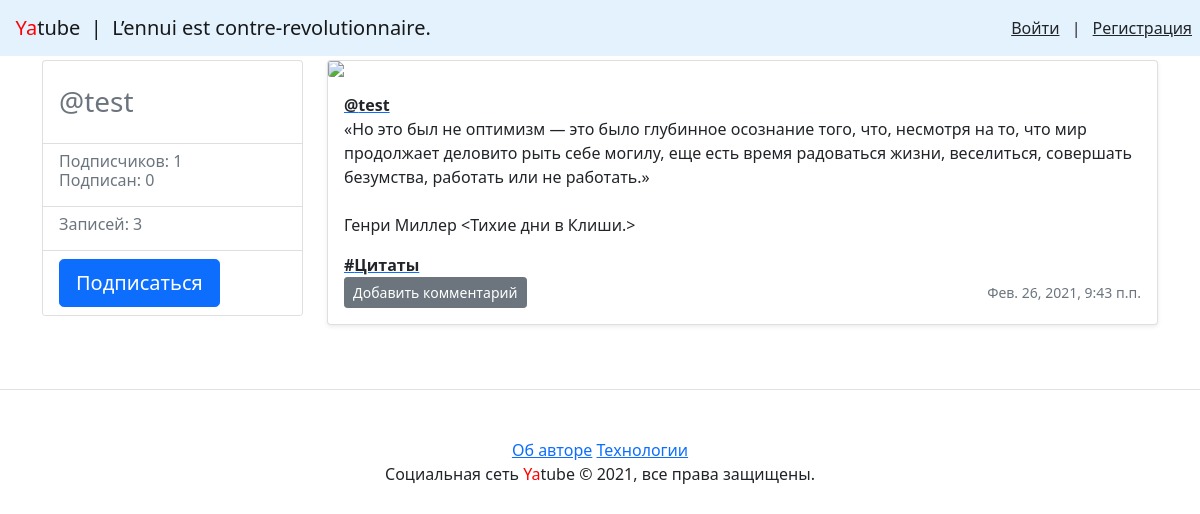
/test/2/, run on the app's committed database.
### posts/models.py (models this page shows, shortened)
class Post(models.Model):
    text = models.TextField(verbose_name="Текст поста",
                            help_text="Напишите текст поста")
    pub_date = models.DateTimeField(verbose_name="дата публикации",
                                    auto_now_add=True)
    author = models.ForeignKey(User,
                               on_delete=models.CASCADE,
                               related_name="posts")
    group = models.ForeignKey(Group,
                              verbose_name="Группа",
                              help_text="Выберите группу",
                              on_delete=models.SET_NULL,
                              blank=True, null=True, related_name="posts")
    image = models.ImageField(upload_to="posts/", blank=True, null=True)
    class Meta:
        ordering = ("-pub_date",)

class Group(models.Model):
    title = models.CharField(max_length=200,
                             blank=True,
                             null=True)
    slug = models.SlugField(unique=True)
    description = models.TextField()

### posts/views.py (the view)
# urls.py: path("<str:username>/<int:post_id>/", views.post_view, name="post"),
def post_view(request, username, post_id):
    author = get_object_or_404(User, username=username)
    post = get_object_or_404(Post, pk=post_id, author__username=username)
    comment_list = post.comments.all()
    form = CommentForm(request.POST or None)
    following = False
    if request.user.is_authenticated:
        follower_list = request.user.follower.values_list("author_id",
                                                          flat=True)
        if author.id in follower_list:
            following = True
    return render(
        request,
        "post.html",
        {
            "post": post,
            "author": post.author,
            "comments": comment_list,
            "form": form,
            "following": following,
        }
    )

### templates/post.html (shortened to what this page needs)
{% extends "base.html" %}
{% block content %}
<main role="main" class="container">
    <div class="row">
            {% include "includes/author_id.html" %}
            <div class="col-md-9">
                {% include "includes/post_item.html" with post=post view=True %}
            </div>
    </div>
</main>
{% endblock %}

### templates/includes/author_id.html (shortened to what this page needs)
<div class="col-md-3 mb-3 mt-1">
        <div class="card">
                <div class="card-body">
                        <div class="h3 text-muted">
                            @{{ author.username }}
                        </div>
                </div>
                <ul class="list-group list-group-flush">
                        <li class="list-group-item">
                                <div class="h6 text-muted">
                                Подписчиков: {{ author.following.count }} <br />
                                Подписан: {{ author.follower.count }}
                                </div>
                        </li>
                        <li class="list-group-item">
                                <div class="h6 text-muted">
                                    Записей: {{ author.posts.count }}
                                </div>
                        </li>
                        {% if author != request.user %}
                            <li class="list-group-item">
                                {% if following %}
                                <a class="btn btn-lg btn-light"
                                        href="{% url 'profile_unfollow' author.username %}" role="button">
                                        Отписаться
                                </a>
                                {% else %}
                                <a class="btn btn-lg btn-primary"
                                        href="{% url 'profile_follow' author.username %}" role="button">
                                Подписаться
                                </a>
                                {% endif %}
                            </li>
                        {% endif %}
                </ul>
        </div>
</div>

### templates/includes/post_item.html (shortened to what this page needs)
<div class="card mb-3 mt-1 shadow-sm">
  {% load thumbnail %}
    {% if view %}
      {% thumbnail post.image "1100" crop="center" upscale=True as im %}
  <img class="card-img" src="{{ im.url }}" />
      {% endthumbnail %}
    {% endif %}
  <div class="card-body">
    <p class="card-text">
      <a name="post_{{ post.id }}" href="{% url 'profile' post.author.username %}">
        <strong class="d-block text-dark">@{{ post.author }}</strong>
      </a>
      {{ post.text|linebreaksbr }}
    </p>
    {% if post.group %}
    <a class="card-link muted" href="{% url 'group' post.group.slug %}">
      <strong class="d-block text-dark">#{{ post.group.title }}</strong>
    </a>
    {% endif %}
    <div class="d-flex justify-content-between align-items-center">
      <div class="btn-group btn-group-toggle">
        <a class="btn btn-sm btn-secondary" href="{% url 'add_comment' post.author.username post.id %}" role="button">
          Добавить комментарий
        </a>
      </div>
      <small class="text-muted">{{ post.pub_date }}</small>
    </div>
  </div>
</div>

### data on the page
Post: author "test", text "«Но это был не оптимизм — это было глубинное осознание того, что, несмотря на то, что мир продолжает деловито рыть себе могилу, еще есть время радоваться жизни, веселиться, совершать безумства, работать или не работать.» Генри Миллер <Тихие дни в Клиши.>", group "Цитаты", pub_date "Фев. 26, 2021, 9:43 п.п."

### other printed values
{{ author.username }} "test"
{{ author.following.count }} "1"
{{ author.follower.count }} "0"
{{ author.posts.count }} "3"
